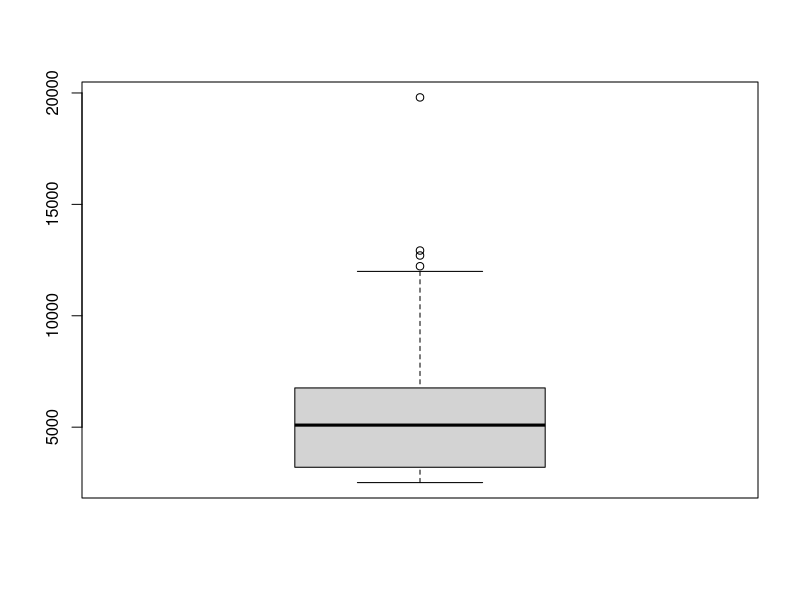
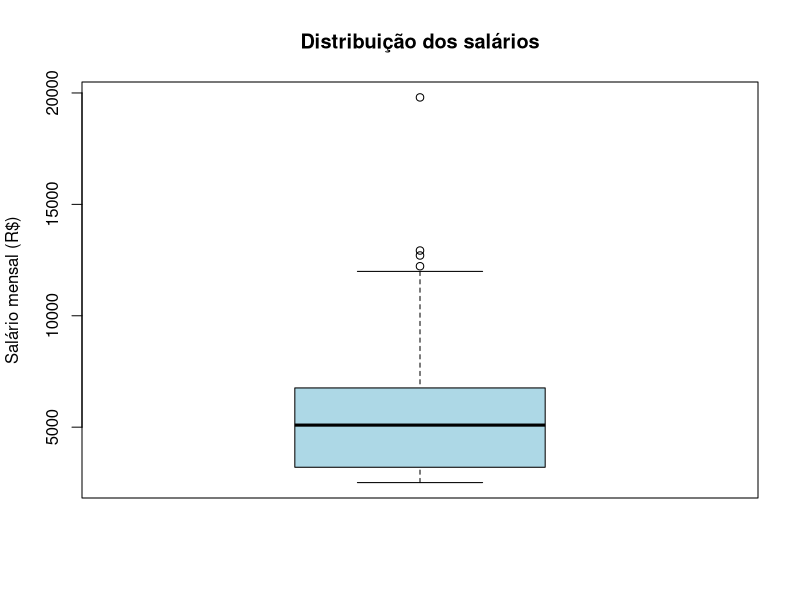
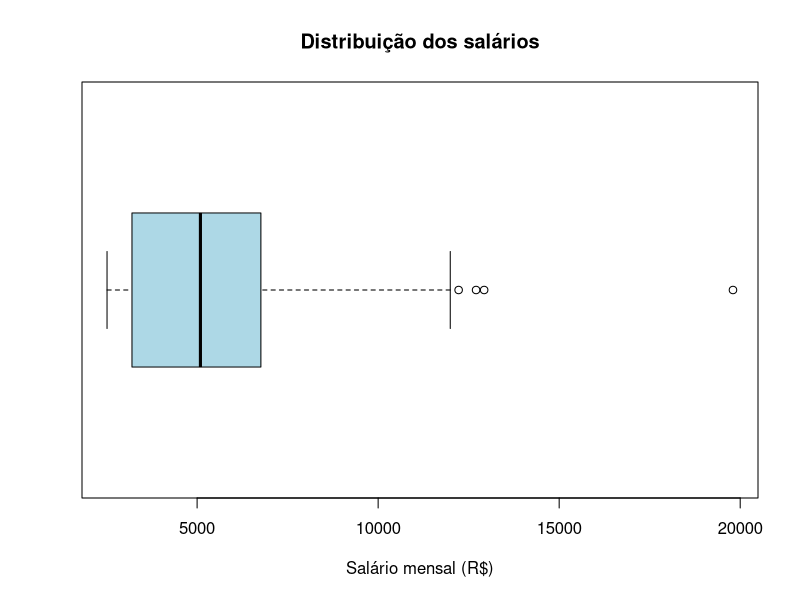
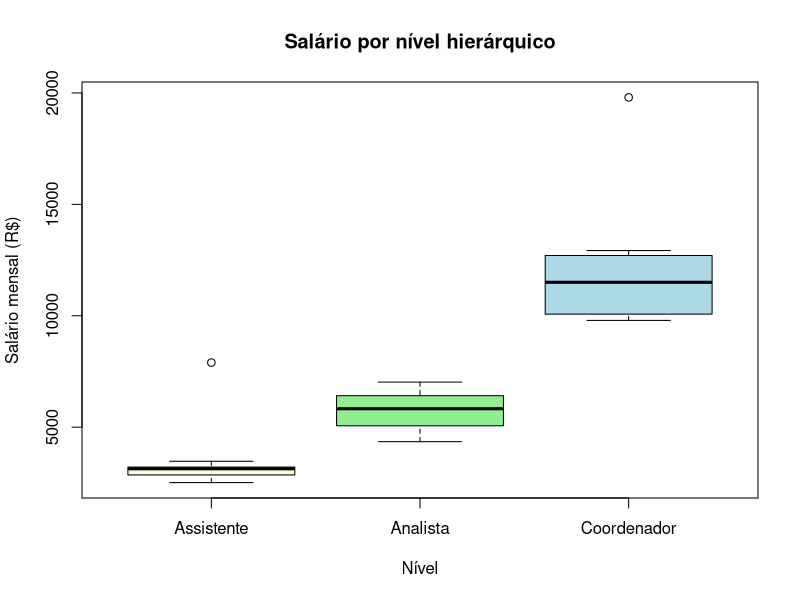
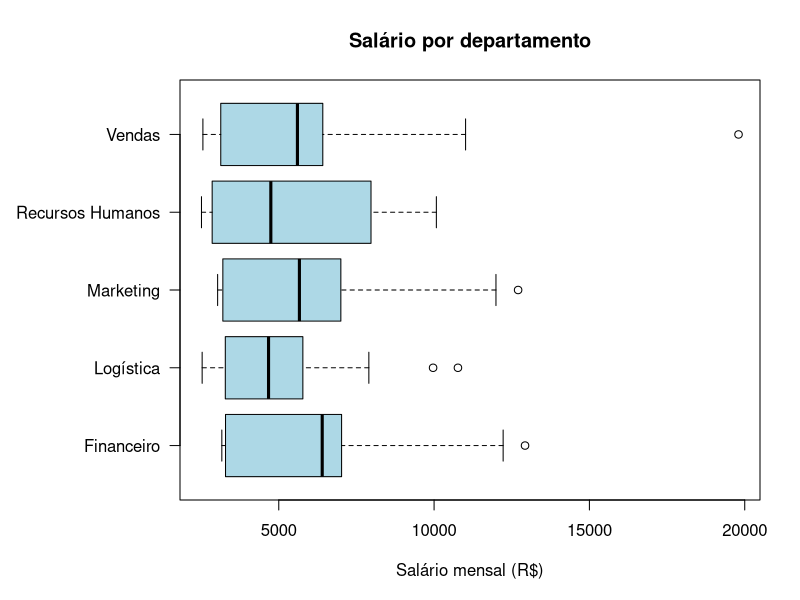
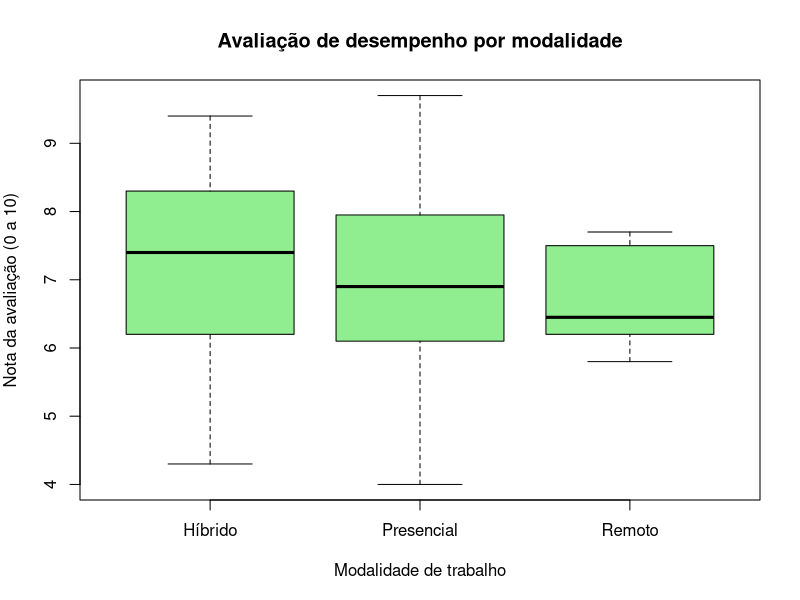
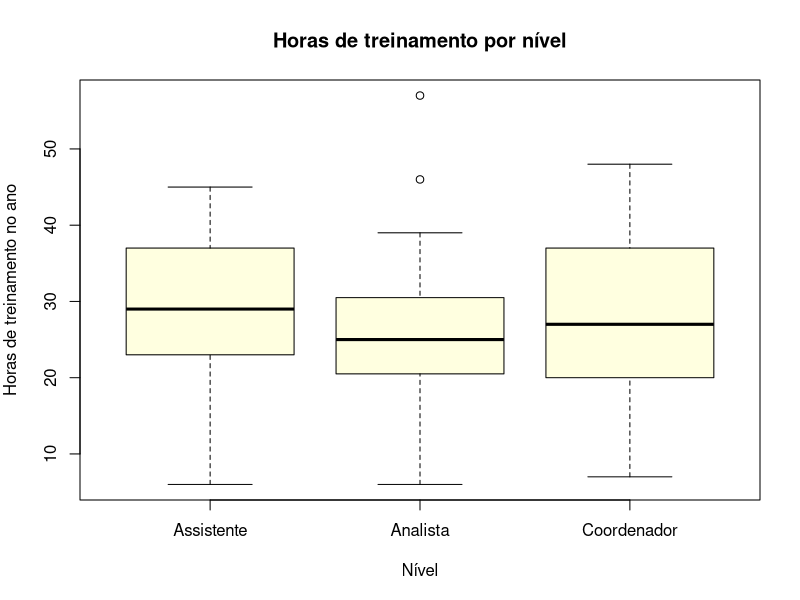
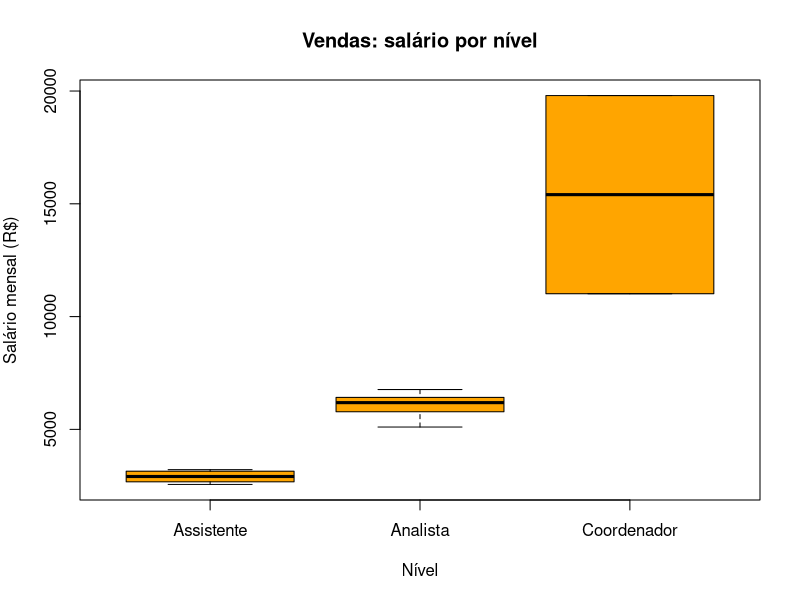

Write R code to recreate these figures, in order.
#Aula 2 - Parte 3 - Box plots para análise

#O box plot (diagrama de caixa) mostra, em uma única figura, onde está
#o centro dos dados, quanto eles variam e se há valores atípicos.
#É muito útil para comparar grupos: salários entre áreas, vendas
#entre filiais, prazos de entrega entre fornecedores.

#Preparando os dados (os mesmos da Parte 1)

#Os vetores com os dados dos 60 funcionários são os mesmos da Parte 1.
#Cada vetor abaixo tem 60 elementos, um para cada funcionário, sempre
#na mesma ordem: o primeiro valor de cada vetor é do funcionário 1001,
#o segundo é do funcionário 1002, e assim por diante.
#Dica: selecione todo o bloco, do vetor matricula até o data.frame(),
#e rode de uma só vez com Ctrl + Enter.

matricula = 1001:1060 #Números de 1001 a 1060, em sequência

departamento = c("Vendas", "Recursos Humanos", "Logística", "Logística",
                 "Vendas", "Marketing", "Financeiro", "Vendas", "Vendas",
                 "Vendas", "Logística", "Marketing", "Vendas", "Vendas",
                 "Vendas", "Logística", "Logística", "Financeiro", "Vendas",
                 "Recursos Humanos", "Marketing", "Financeiro", "Vendas",
                 "Recursos Humanos", "Logística", "Financeiro", "Logística",
                 "Marketing", "Vendas", "Logística", "Vendas",
                 "Recursos Humanos", "Vendas", "Vendas", "Vendas",
                 "Marketing", "Financeiro", "Marketing", "Logística",
                 "Logística", "Marketing", "Logística", "Vendas",
                 "Recursos Humanos", "Recursos Humanos", "Logística",
                 "Financeiro", "Financeiro", "Recursos Humanos",
                 "Financeiro", "Recursos Humanos", "Financeiro", "Vendas",
                 "Marketing", "Marketing", "Financeiro", "Marketing",
                 "Logística", "Logística", "Vendas")

nivel = c("Assistente", "Coordenador", "Analista", "Analista", "Analista",
          "Coordenador", "Assistente", "Coordenador", "Assistente",
          "Analista", "Analista", "Analista", "Analista", "Analista",
          "Assistente", "Analista", "Assistente", "Assistente", "Assistente",
          "Analista", "Analista", "Analista", "Analista", "Assistente",
          "Analista", "Assistente", "Coordenador", "Assistente",
          "Assistente", "Assistente", "Analista", "Analista", "Coordenador",
          "Assistente", "Analista", "Coordenador", "Analista", "Assistente",
          "Assistente", "Analista", "Analista", "Assistente", "Assistente",
          "Assistente", "Assistente", "Assistente", "Analista", "Analista",
          "Analista", "Assistente", "Coordenador", "Coordenador", "Analista",
          "Assistente", "Assistente", "Coordenador", "Analista",
          "Coordenador", "Analista", "Analista")

modalidade = c("Híbrido", "Remoto", "Presencial", "Presencial", "Híbrido",
               "Híbrido", "Híbrido", "Híbrido", "Híbrido", "Híbrido",
               "Presencial", "Híbrido", "Presencial", "Híbrido", "Híbrido",
               "Presencial", "Presencial", "Híbrido", "Presencial",
               "Presencial", "Remoto", "Remoto", "Presencial", "Híbrido",
               "Presencial", "Híbrido", "Presencial", "Presencial",
               "Híbrido", "Presencial", "Presencial", "Híbrido", "Híbrido",
               "Híbrido", "Híbrido", "Híbrido", "Presencial", "Presencial",
               "Presencial", "Presencial", "Presencial", "Híbrido",
               "Híbrido", "Híbrido", "Presencial", "Presencial",
               "Presencial", "Híbrido", "Presencial", "Presencial", "Remoto",
               "Remoto", "Presencial", "Híbrido", "Presencial", "Remoto",
               "Híbrido", "Presencial", "Presencial", "Híbrido")

tempo_empresa = c(9.5, 7, 10.3, 2.8, 13.5, 15, 3.1, 13.8, 8.4, 14.7, 2.6,
                  1.4, 14.3, 11.5, 3.5, 2.1, 6.4, 5.9, 14.5, 13.2, 6.9, 12.5,
                  11.8, 6.5, 5.2, 5.5, 13, 8.7, 3.4, 8.5, 2.3, 0.6, 13.1,
                  4.6, 13.9, 18.8, 2.3, 7.2, 9.3, 9.1, 6.1, 13.1, 2.2, 2.8,
                  9.8, 3.1, 11.9, 6.6, 1, 5.8, 8.8, 10.7, 3.6, 11.8, 6.6,
                  15.8, 11.7, 10, 4.3, 11)

salario = c(3157.8, 9791.43, 5775.89, 4469.97, 5780.78, 12704.88, 3286.08,
            11013.83, 3212.56, 6086.79, 4387.04, 5502.17, 6766.26, 6756.88,
            2557.94, 4348.67, 2533.79, 3167.14, 3132.59, 6147.4, 5906.33,
            7022.49, 6408.51, 2813.35, 4872.25, 3468.69, 10767.71, 3032,
            2602.67, 3094.7, 5103.11, 4446.08, 19800, 2909.86, 6417.65,
            11991.81, 6316.46, 3129.3, 3279.08, 5080.07, 5827.24, 3202.04,
            2745.22, 2512.35, 2898.96, 7900, 6888.62, 6480.87, 5043.23,
            3204.46, 10073.43, 12223, 5421.31, 3359.38, 3199.9, 12927.9,
            6998.67, 9967.85, 4945.96, 6185.59)

horas_treinamento = c(38, 32, 6, 28, 11, 39, 35, 17, 31, 10, 11, 27, 23, 32,
                      14, 30, 29, 36, 10, 29, 26, 30, 57, 34, 35, 13, 23, 26,
                      18, 27, 24, 37, 48, 30, 22, 20, 21, 23, 27, 14, 22, 38,
                      45, 41, 6, 40, 20, 39, 31, 45, 37, 31, 21, 23, 29, 7,
                      25, 21, 18, 46)

avaliacao = c(8.6, 7.7, 6.1, 8.1, 6, 6.2, 7.1, 6.1, 8.4, 4.3, 6.9, 8.4, 6.9,
              7.7, 4.5, 6.6, 6.6, 6.1, 5.7, 5.9, 6.5, 7.5, 8.6, 7.3, 6.1,
              7.5, 6.6, 5.8, 6.4, 6.1, 6, 7.7, 8.6, 7.9, 6.9, 6.4, 7.2, 7.8,
              9.7, 7, 6.3, 7.6, 9.4, 8.3, 4, 8.7, 8.1, 7.9, 8, 8.7, 6.2, 6.4,
              7.9, 6.2, 6.9, 5.8, 5.2, 5.8, 7.4, 8.9)

funcionarios = data.frame(matricula, departamento, nivel, modalidade,
                          tempo_empresa, salario, horas_treinamento,
                          avaliacao)

funcionarios$departamento = factor(funcionarios$departamento)
funcionarios$nivel = factor(funcionarios$nivel,
                            levels = c("Assistente", "Analista", "Coordenador"))
funcionarios$modalidade = factor(funcionarios$modalidade)


#1. Os números por trás do box plot

#Quartis dividem os dados ordenados em quatro partes iguais:
#Q1 (25%), mediana ou Q2 (50%) e Q3 (75%)

quantile(funcionarios$salario)
median(funcionarios$salario)

#Amplitude interquartil (AIQ) = Q3 - Q1
#Mostra a faixa em que estão os 50% centrais dos salários

IQR(funcionarios$salario)

#summary() também mostra os quartis, junto com a média

summary(funcionarios$salario)


#2. Primeiro box plot

boxplot(funcionarios$salario)

#Melhorando a apresentação: título, rótulo do eixo e cor

boxplot(funcionarios$salario,
        main = "Distribuição dos salários",
        ylab = "Salário mensal (R$)",
        col = "lightblue")

#Como ler o gráfico:
#Linha grossa no meio da caixa: mediana
#Base e topo da caixa: Q1 e Q3 (a altura da caixa é a AIQ)
#Hastes: vão até o menor e o maior valor que não são atípicos
#Pontos isolados: valores atípicos (outliers)

#Versão horizontal

boxplot(funcionarios$salario,
        main = "Distribuição dos salários",
        xlab = "Salário mensal (R$)",
        col = "lightblue",
        horizontal = TRUE)


#3. Quem são os valores atípicos?

#Regra usada pelo box plot: é atípico o valor que fica acima de
#Q3 + 1,5 x AIQ ou abaixo de Q1 - 1,5 x AIQ

q1 = quantile(funcionarios$salario, 0.25)
q3 = quantile(funcionarios$salario, 0.75)
aiq = IQR(funcionarios$salario)

limite_superior = q3 + 1.5 * aiq
limite_inferior = q1 - 1.5 * aiq
limite_superior
limite_inferior

#Funcionários com salário acima do limite superior

subset(funcionarios, salario > limite_superior)

#O próprio R informa os valores atípicos que desenhou no gráfico

boxplot.stats(funcionarios$salario)$out

#Observação: o box plot calcula a caixa por um método muito parecido
#com o do quantile(). Em alguns conjuntos de dados os limites podem
#diferir ligeiramente, sem mudar a interpretação.

#Um valor atípico não é necessariamente um erro. Pode ser um
#coordenador com remuneração acima do padrão, um erro de digitação
#ou um caso que merece atenção do RH. Investigue antes de excluir.


#4. Comparando grupos com box plots

#O símbolo ~ significa "em função de": salário em função do nível

boxplot(salario ~ nivel, data = funcionarios,
        main = "Salário por nível hierárquico",
        xlab = "Nível",
        ylab = "Salário mensal (R$)",
        col = c("lightyellow", "lightgreen", "lightblue"))

#Salário por departamento, na horizontal, para os nomes caberem
#las = 1 deixa os nomes dos departamentos na horizontal
#par(mar = ...) aumenta a margem esquerda para os nomes longos

par(mar = c(5, 9, 4, 2))
boxplot(salario ~ departamento, data = funcionarios,
        main = "Salário por departamento",
        xlab = "Salário mensal (R$)",
        ylab = "",
        col = "lightblue",
        horizontal = TRUE,
        las = 1)
par(mar = c(5, 4, 4, 2)) #Volta as margens ao padrão

#Avaliação de desempenho por modalidade de trabalho

boxplot(avaliacao ~ modalidade, data = funcionarios,
        main = "Avaliação de desempenho por modalidade",
        xlab = "Modalidade de trabalho",
        ylab = "Nota da avaliação (0 a 10)",
        col = "lightgreen")

#Horas de treinamento por nível

boxplot(horas_treinamento ~ nivel, data = funcionarios,
        main = "Horas de treinamento por nível",
        xlab = "Nível",
        ylab = "Horas de treinamento no ano",
        col = "lightyellow")

#Para conferir a leitura do gráfico com números, use o aggregate()

aggregate(salario ~ nivel, data = funcionarios, FUN = median)
aggregate(avaliacao ~ modalidade, data = funcionarios, FUN = median)


#5. Box plot de um grupo selecionado

#Somente o departamento de Vendas, por nível

equipe_vendas = subset(funcionarios, departamento == "Vendas")

boxplot(salario ~ nivel, data = equipe_vendas,
        main = "Vendas: salário por nível",
        xlab = "Nível",
        ylab = "Salário mensal (R$)",
        col = "orange")

#Atenção: em Vendas há apenas dois coordenadores. Com tão poucas
#observações a caixa fica instável e deve ser lida com cautela.

table(equipe_vendas$nivel)


#6. Salvando o gráfico em arquivo de imagem

#png() abre o arquivo, boxplot() desenha nele e dev.off() fecha e salva

png("boxplot_salario_nivel.png", width = 800, height = 600)
boxplot(salario ~ nivel, data = funcionarios,
        main = "Salário por nível hierárquico",
        xlab = "Nível",
        ylab = "Salário mensal (R$)",
        col = c("lightyellow", "lightgreen", "lightblue"))
dev.off()

#A imagem pode ser inserida em um relatório ou em uma apresentação.
#No RStudio também é possível usar o botão Export da aba Plots.
